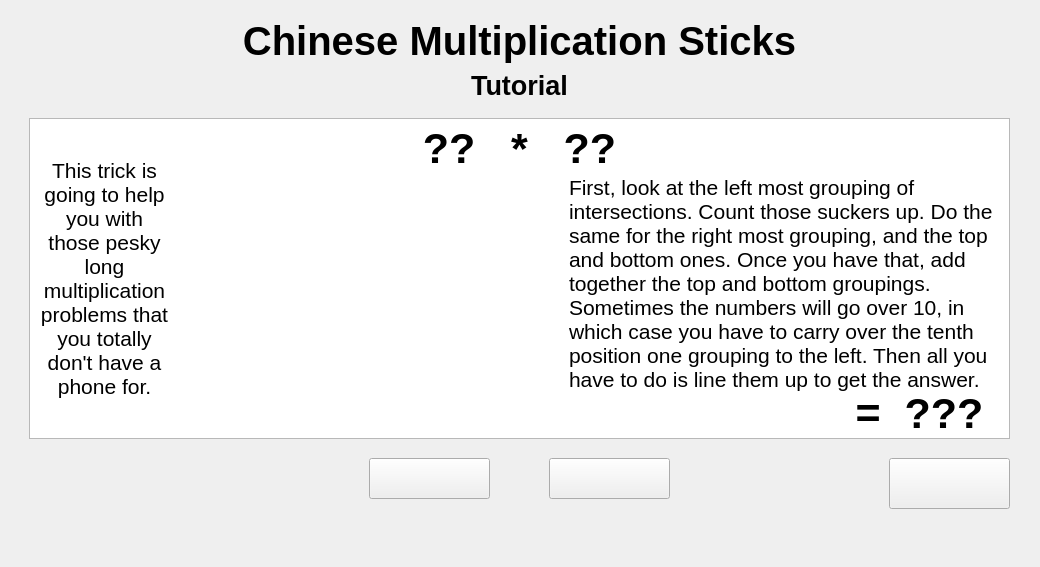
<?xml version="1.0" encoding="UTF-8"?>
<ui version="4.0">
 <class>Level5</class>
 <widget class="QWidget" name="Level5">
  <property name="geometry">
   <rect>
    <x>0</x>
    <y>0</y>
    <width>1040</width>
    <height>567</height>
   </rect>
  </property>
  <property name="windowTitle">
   <string>Form</string>
  </property>
  <widget class="QStackedWidget" name="stackedWidget">
   <property name="geometry">
    <rect>
     <x>9</x>
     <y>18</y>
     <width>1041</width>
     <height>551</height>
    </rect>
   </property>
   <property name="currentIndex">
    <number>0</number>
   </property>
   <widget class="QWidget" name="page">
    <widget class="QPushButton" name="levelButton">
     <property name="geometry">
      <rect>
       <x>880</x>
       <y>440</y>
       <width>121</width>
       <height>51</height>
      </rect>
     </property>
     <property name="styleSheet">
      <string notr="true">border-image : url(:/Pictures/selectlevel.png)</string>
     </property>
     <property name="text">
      <string/>
     </property>
    </widget>
    <widget class="QPushButton" name="StartGameBtn">
     <property name="geometry">
      <rect>
       <x>540</x>
       <y>440</y>
       <width>121</width>
       <height>41</height>
      </rect>
     </property>
     <property name="styleSheet">
      <string notr="true">border-image: url(:/Pictures/startgameorange.png);</string>
     </property>
     <property name="text">
      <string/>
     </property>
    </widget>
    <widget class="QPushButton" name="TutorialResetBtn">
     <property name="geometry">
      <rect>
       <x>360</x>
       <y>440</y>
       <width>121</width>
       <height>41</height>
      </rect>
     </property>
     <property name="styleSheet">
      <string notr="true">border-image: url(:/Pictures/anotherexample.png);</string>
     </property>
     <property name="text">
      <string/>
     </property>
    </widget>
    <widget class="QWidget" name="verticalLayoutWidget">
     <property name="geometry">
      <rect>
       <x>20</x>
       <y>0</y>
       <width>981</width>
       <height>101</height>
      </rect>
     </property>
     <layout class="QVBoxLayout" name="verticalLayout">
      <item>
       <widget class="QLabel" name="TitleLbl">
        <property name="font">
         <font>
          <pointsize>30</pointsize>
          <weight>75</weight>
          <bold>true</bold>
         </font>
        </property>
        <property name="text">
         <string>Chinese Multiplication Sticks</string>
        </property>
        <property name="alignment">
         <set>Qt::AlignCenter</set>
        </property>
       </widget>
      </item>
      <item>
       <widget class="QLabel" name="TutorialLbl">
        <property name="font">
         <font>
          <pointsize>20</pointsize>
          <weight>75</weight>
          <bold>true</bold>
         </font>
        </property>
        <property name="text">
         <string>Tutorial</string>
        </property>
        <property name="alignment">
         <set>Qt::AlignCenter</set>
        </property>
       </widget>
      </item>
      <item>
       <spacer name="verticalSpacer">
        <property name="orientation">
         <enum>Qt::Vertical</enum>
        </property>
        <property name="sizeHint" stdset="0">
         <size>
          <width>20</width>
          <height>40</height>
         </size>
        </property>
       </spacer>
      </item>
     </layout>
    </widget>
    <widget class="QGraphicsView" name="WorldViewEx">
     <property name="geometry">
      <rect>
       <x>20</x>
       <y>100</y>
       <width>981</width>
       <height>321</height>
      </rect>
     </property>
    </widget>
    <widget class="QLabel" name="ProblemLbl">
     <property name="geometry">
      <rect>
       <x>380</x>
       <y>100</y>
       <width>261</width>
       <height>61</height>
      </rect>
     </property>
     <property name="font">
      <font>
       <pointsize>32</pointsize>
       <weight>75</weight>
       <bold>true</bold>
      </font>
     </property>
     <property name="text">
      <string>??   *   ??</string>
     </property>
     <property name="alignment">
      <set>Qt::AlignCenter</set>
     </property>
    </widget>
    <widget class="QLabel" name="SolutionLbl">
     <property name="geometry">
      <rect>
       <x>820</x>
       <y>370</y>
       <width>181</width>
       <height>51</height>
      </rect>
     </property>
     <property name="font">
      <font>
       <pointsize>32</pointsize>
       <weight>75</weight>
       <bold>true</bold>
      </font>
     </property>
     <property name="text">
      <string>=  ???</string>
     </property>
     <property name="alignment">
      <set>Qt::AlignCenter</set>
     </property>
    </widget>
    <widget class="QLabel" name="TutorLbl">
     <property name="geometry">
      <rect>
       <x>560</x>
       <y>150</y>
       <width>431</width>
       <height>231</height>
      </rect>
     </property>
     <property name="font">
      <font>
       <pointsize>16</pointsize>
      </font>
     </property>
     <property name="text">
      <string>First, look at the left most grouping of intersections. Count those suckers up. Do the same for the right most grouping, and the top and bottom ones. Once you have that, add together the top and bottom groupings. Sometimes the numbers will go over 10, in which case you have to carry over the tenth position one grouping to the left. Then all you have to do is line them up to get the answer.</string>
     </property>
     <property name="wordWrap">
      <bool>true</bool>
     </property>
    </widget>
    <widget class="QLabel" name="label">
     <property name="geometry">
      <rect>
       <x>30</x>
       <y>120</y>
       <width>131</width>
       <height>281</height>
      </rect>
     </property>
     <property name="font">
      <font>
       <pointsize>16</pointsize>
      </font>
     </property>
     <property name="text">
      <string>This trick is going to help you with those pesky long multiplication problems that you totally don't have a phone for.</string>
     </property>
     <property name="alignment">
      <set>Qt::AlignCenter</set>
     </property>
     <property name="wordWrap">
      <bool>true</bool>
     </property>
    </widget>
   </widget>
   <widget class="QWidget" name="page_2">
    <widget class="QWidget" name="horizontalLayoutWidget_2">
     <property name="geometry">
      <rect>
       <x>20</x>
       <y>420</y>
       <width>981</width>
       <height>70</height>
      </rect>
     </property>
     <layout class="QHBoxLayout" name="horizontalLayout_2">
      <item>
       <widget class="QLabel" name="ScoreLbl">
        <property name="font">
         <font>
          <pointsize>26</pointsize>
          <weight>75</weight>
          <bold>true</bold>
         </font>
        </property>
        <property name="text">
         <string>Score</string>
        </property>
        <property name="alignment">
         <set>Qt::AlignCenter</set>
        </property>
       </widget>
      </item>
      <item>
       <widget class="QLCDNumber" name="ScoreLCD">
        <property name="autoFillBackground">
         <bool>false</bool>
        </property>
       </widget>
      </item>
      <item>
       <layout class="QVBoxLayout" name="verticalLayout_4">
        <property name="sizeConstraint">
         <enum>QLayout::SetDefaultConstraint</enum>
        </property>
        <item>
         <widget class="QLabel" name="ChoicesLbl">
          <property name="font">
           <font>
            <pointsize>17</pointsize>
            <weight>75</weight>
            <bold>true</bold>
           </font>
          </property>
          <property name="text">
           <string>Choices:</string>
          </property>
          <property name="alignment">
           <set>Qt::AlignCenter</set>
          </property>
         </widget>
        </item>
        <item>
         <layout class="QHBoxLayout" name="horizontalLayout">
          <item>
           <widget class="QPushButton" name="AnswerBtn_0">
            <property name="text">
             <string>??</string>
            </property>
           </widget>
          </item>
          <item>
           <widget class="QPushButton" name="AnswerBtn_1">
            <property name="text">
             <string>??</string>
            </property>
           </widget>
          </item>
          <item>
           <widget class="QPushButton" name="AnswerBtn_2">
            <property name="text">
             <string>??</string>
            </property>
           </widget>
          </item>
          <item>
           <widget class="QPushButton" name="AnswerBtn_3">
            <property name="text">
             <string>??</string>
            </property>
           </widget>
          </item>
         </layout>
        </item>
        <item>
         <spacer name="verticalSpacer_4">
          <property name="orientation">
           <enum>Qt::Vertical</enum>
          </property>
          <property name="sizeHint" stdset="0">
           <size>
            <width>20</width>
            <height>40</height>
           </size>
          </property>
         </spacer>
        </item>
       </layout>
      </item>
      <item>
       <widget class="QLCDNumber" name="TimeLCD">
        <property name="autoFillBackground">
         <bool>false</bool>
        </property>
       </widget>
      </item>
      <item>
       <widget class="QLabel" name="TimeLbl">
        <property name="font">
         <font>
          <pointsize>26</pointsize>
          <weight>75</weight>
          <bold>true</bold>
         </font>
        </property>
        <property name="text">
         <string>Time</string>
        </property>
        <property name="alignment">
         <set>Qt::AlignCenter</set>
        </property>
       </widget>
      </item>
      <item>
       <widget class="QPushButton" name="levelselectBtn">
        <property name="styleSheet">
         <string notr="true">height: 50%;
border-image : url(:/Pictures/selectlevel.png)</string>
        </property>
        <property name="text">
         <string/>
        </property>
       </widget>
      </item>
     </layout>
    </widget>
    <widget class="QGraphicsView" name="WorldView">
     <property name="geometry">
      <rect>
       <x>20</x>
       <y>100</y>
       <width>981</width>
       <height>321</height>
      </rect>
     </property>
    </widget>
    <widget class="QWidget" name="verticalLayoutWidget_2">
     <property name="geometry">
      <rect>
       <x>20</x>
       <y>0</y>
       <width>981</width>
       <height>123</height>
      </rect>
     </property>
     <layout class="QVBoxLayout" name="verticalLayout_2">
      <item>
       <widget class="QLabel" name="TitleLbl_2">
        <property name="font">
         <font>
          <pointsize>30</pointsize>
          <weight>75</weight>
          <bold>true</bold>
         </font>
        </property>
        <property name="text">
         <string>Chinese Multiplication Sticks</string>
        </property>
        <property name="alignment">
         <set>Qt::AlignCenter</set>
        </property>
       </widget>
      </item>
      <item>
       <widget class="QLabel" name="GameLbl">
        <property name="font">
         <font>
          <pointsize>20</pointsize>
          <weight>75</weight>
          <bold>true</bold>
         </font>
        </property>
        <property name="text">
         <string>Game Time!</string>
        </property>
        <property name="alignment">
         <set>Qt::AlignCenter</set>
        </property>
       </widget>
      </item>
      <item>
       <spacer name="verticalSpacer_2">
        <property name="orientation">
         <enum>Qt::Vertical</enum>
        </property>
        <property name="sizeHint" stdset="0">
         <size>
          <width>20</width>
          <height>40</height>
         </size>
        </property>
       </spacer>
      </item>
     </layout>
    </widget>
    <widget class="QLabel" name="ProblemLbl_2">
     <property name="geometry">
      <rect>
       <x>380</x>
       <y>100</y>
       <width>261</width>
       <height>61</height>
      </rect>
     </property>
     <property name="font">
      <font>
       <pointsize>32</pointsize>
       <weight>75</weight>
       <bold>true</bold>
      </font>
     </property>
     <property name="text">
      <string>??   *   ??</string>
     </property>
     <property name="alignment">
      <set>Qt::AlignCenter</set>
     </property>
    </widget>
    <widget class="QLabel" name="TutorLbl_2">
     <property name="geometry">
      <rect>
       <x>560</x>
       <y>160</y>
       <width>431</width>
       <height>231</height>
      </rect>
     </property>
     <property name="font">
      <font>
       <pointsize>16</pointsize>
      </font>
     </property>
     <property name="text">
      <string>Don't worry about reading this, its merely here to distract you, and eat through your time. Although, there are a few tips, this trick helps with larger multiplication by making you do more simple multiplications. Oh and its a pretty easy visual to try and use everyonce in a while. Good luck!</string>
     </property>
     <property name="wordWrap">
      <bool>true</bool>
     </property>
    </widget>
   </widget>
   <widget class="QWidget" name="page_3">
    <widget class="QWidget" name="verticalLayoutWidget_3">
     <property name="geometry">
      <rect>
       <x>20</x>
       <y>0</y>
       <width>981</width>
       <height>101</height>
      </rect>
     </property>
     <layout class="QVBoxLayout" name="verticalLayout_3">
      <item>
       <widget class="QLabel" name="TitleLbl_4">
        <property name="font">
         <font>
          <pointsize>30</pointsize>
          <weight>75</weight>
          <bold>true</bold>
         </font>
        </property>
        <property name="text">
         <string>Chinese Multiplication Sticks</string>
        </property>
        <property name="alignment">
         <set>Qt::AlignCenter</set>
        </property>
       </widget>
      </item>
      <item>
       <widget class="QLabel" name="TutorialLbl_3">
        <property name="font">
         <font>
          <pointsize>20</pointsize>
          <weight>75</weight>
          <bold>true</bold>
         </font>
        </property>
        <property name="text">
         <string>Nice Job!</string>
        </property>
        <property name="alignment">
         <set>Qt::AlignCenter</set>
        </property>
       </widget>
      </item>
      <item>
       <spacer name="verticalSpacer_3">
        <property name="orientation">
         <enum>Qt::Vertical</enum>
        </property>
        <property name="sizeHint" stdset="0">
         <size>
          <width>20</width>
          <height>40</height>
         </size>
        </property>
       </spacer>
      </item>
     </layout>
    </widget>
    <widget class="QWidget" name="verticalLayoutWidget_5">
     <property name="geometry">
      <rect>
       <x>360</x>
       <y>150</y>
       <width>331</width>
       <height>231</height>
      </rect>
     </property>
     <layout class="QVBoxLayout" name="verticalLayout_5">
      <item>
       <widget class="QLabel" name="FinalScoreLbl">
        <property name="font">
         <font>
          <pointsize>26</pointsize>
          <weight>75</weight>
          <bold>true</bold>
         </font>
        </property>
        <property name="text">
         <string>Final Score:</string>
        </property>
        <property name="alignment">
         <set>Qt::AlignCenter</set>
        </property>
       </widget>
      </item>
      <item>
       <widget class="QLCDNumber" name="FinalScoreLCD"/>
      </item>
      <item>
       <widget class="QPushButton" name="levelButton_3">
        <property name="maximumSize">
         <size>
          <width>1000000</width>
          <height>47</height>
         </size>
        </property>
        <property name="styleSheet">
         <string notr="true">border-image: url(:/Pictures/selectlevel.png);</string>
        </property>
        <property name="text">
         <string/>
        </property>
       </widget>
      </item>
     </layout>
    </widget>
   </widget>
  </widget>
 </widget>
 <resources/>
 <connections/>
</ui>
